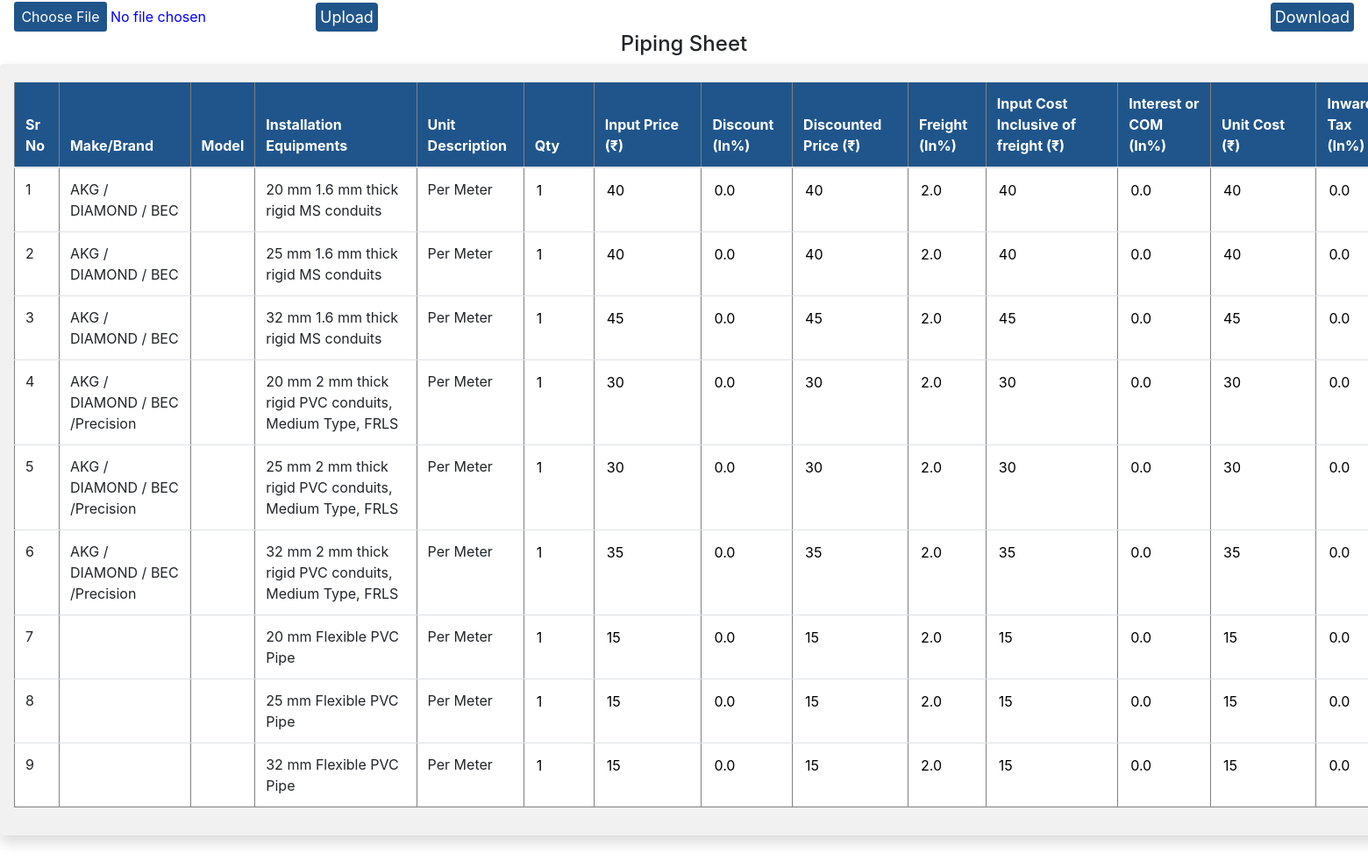
Page /admins/hardwarepiping/ on the earlier database version.
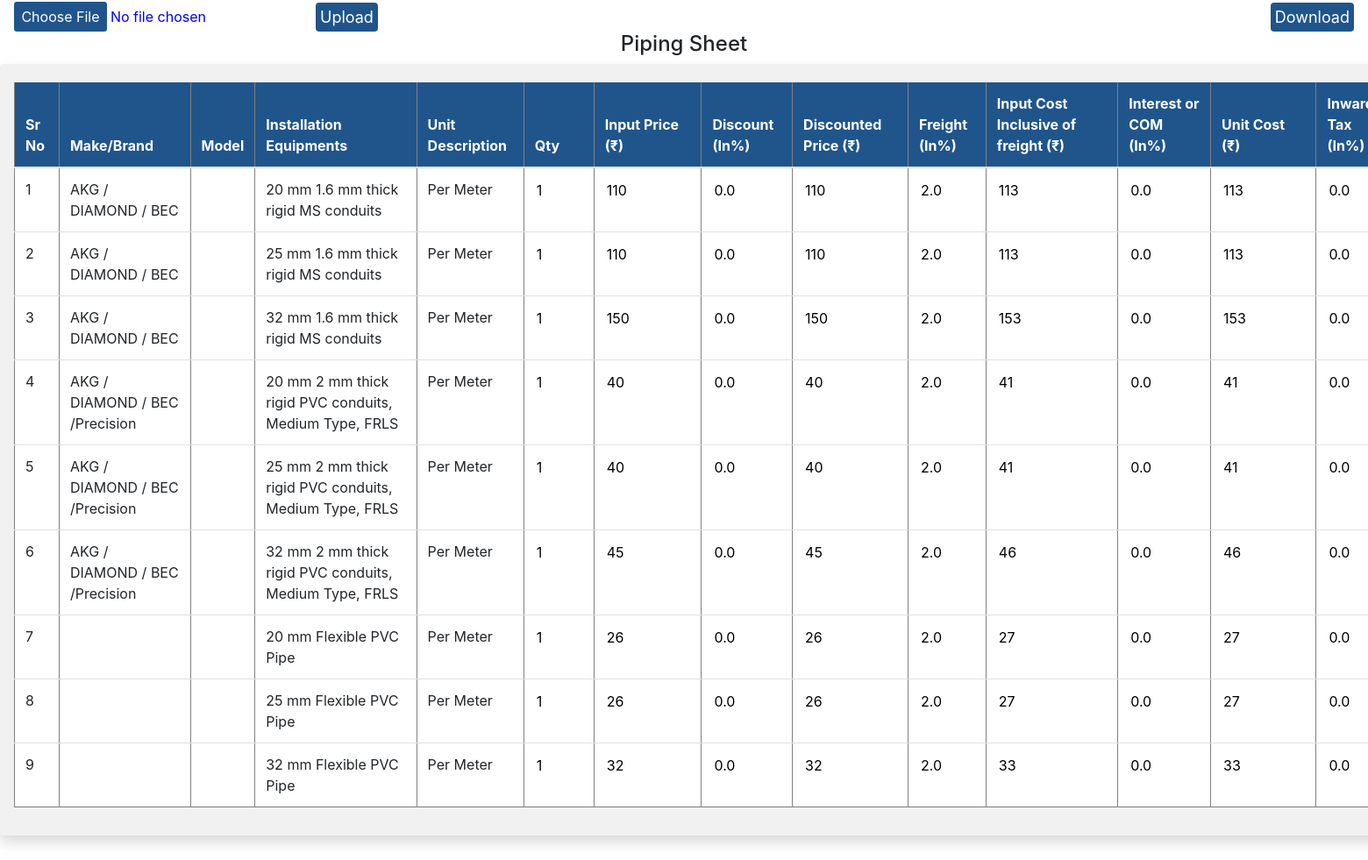
Same page on the later database version.
### Admin1/models.py (models this page shows)
class HardWarePiping(models.Model):
    sr_no=models.AutoField(primary_key=True)
    MakeBrand=models.CharField(max_length=500)
    Model=models.CharField(max_length=500)
    InstallationEquipments=models.CharField(max_length=500)
    UnitDescription=models.CharField(max_length=500)
    Qty=models.IntegerField()
    InputPrice =models.IntegerField()
    Discount=models.IntegerField()
    DiscountedPrice=models.IntegerField()
    Freight=models.IntegerField()
    InputCostInclusiveoffreight=models.IntegerField()
    InterestCOM=models.IntegerField()
    UnitCost=models.IntegerField()
    InwardTax=models.IntegerField()
    UnitCostInclusiveofRisk=models.IntegerField()
    ContigencyPercentage=models.IntegerField()
    UnitCostInclusiveofContigency=models.IntegerField()
    Margin=models.IntegerField()
    Unit_Price=models.IntegerField()
    WarrantyCharges=models.IntegerField()
    UnitPrice=models.IntegerField()
    InsuranceCharges =models.IntegerField()
    ListPricewithoutRoundup =models.IntegerField()
    ListPricewithRoundedup =models.IntegerField()

### Admin1/views.py (the view)
# urls.py: path('hardwarepiping/',views.hardwarepiping,name='hardwarepiping'),
def hardwarepiping(request):
	entries=HardWarePiping.objects.all()
	context=fetchdata()
	context['entries']=entries
	return render(request,'Admin1/hardwarepiping.html',context)

### Admin1/views.py (called while the page is built)
def fetchdata():
	context={}
	InputConfigurations=InputConfiguration.objects.all()
	for i in range(len(InputConfigurations)):
		context[f"InputConfigurations{i+1}"]=InputConfigurations[i]
	return context

### templates/Admin1/hardwarepiping.html (shortened to what the changed rows need)
<!DOCTYPE html>
<html lang="en">
<head>
    <link rel="stylesheet" href="https://cdn.jsdelivr.net/npm/bootstrap@4.1.3/dist/css/bootstrap.min.css"
>
</head>
<body>
    <div style="width:3000px;background-color: rgb(241, 241, 241);" class="shadow p-3 mb-5 rounded">
        <form class="my-1">
            <table class="table" border='1'>
                <thead>
                    <tr style="background-color:#20558B;color:white">
                        <th>Sr No</th>
                        <th>Make/Brand</th>
                        <th>Model</th>
                        <th>Installation Equipments</th>
                        <th>Unit Description</th>
                        <th>Qty</th>
                        <th>Input Price (₹)</th>
                        <th>Discount (In%)</th>
                        <th>Discounted Price (₹)</th>
                        <th>Freight (In%)</th>
                        <th>Input Cost Inclusive of freight (₹)</th>
                        <th>Interest or COM (In%)</th>
                        <th>Unit Cost (₹)</th>
                        <th>Inward Tax (In%)</th>
                    </tr>
                </thead>
                <tbody>
                    {% for entry in entries %}
                    <tr style="background-color:white">
                        <td>{{entry.sr_no}}</td>
                        <td>{{entry.MakeBrand}}</td>
                        <td>{{entry.Model}}</td>
                        <td>{{entry.InstallationEquipments}}</td>
                        <td>{{entry.UnitDescription}}</td>
                        <th><input onchange="abcd(event)" class="{{entry.sr_no}}" id="{{entry.sr_no}}Qty" style="width: 55px;border:none" value="{{entry.Qty}}"
                                    type="number"></th>
                        <th><input onchange="efgh(event)" class="{{entry.sr_no}}" id="{{entry.sr_no}}InputPrice" style="width: 95px;border:none"  value="{{entry.InputPrice}}"
                                    type="number"></th>
                        <th><input  id="{{entry.sr_no}}Discount" style="width: 55px;border:none" readonly="true" value="{{InputConfigurations1.cabpiptray}}"
                                    type="number"></th>
                        <th><input  id="{{entry.sr_no}}DiscountedPrice" style="width: 95px;border:none" readonly="true" value="{{entry.DiscountedPrice}}"
                                    type="number"></th>
                        <th><input  id="{{entry.sr_no}}Freight" style="width: 55px;border:none" readonly="true" value="{{InputConfigurations2.cabpiptray}}"
                                    type="number"></th>
                        <th><input  id="{{entry.sr_no}}InputCostInclusiveoffreight" style="width: 95px;border:none" readonly="true" value="{{entry.InputCostInclusiveoffreight}}"
                                    type="number"></th>
                        <th><input  id="{{entry.sr_no}}InterestCOM" style="width: 55px;border:none" readonly="true" value="{{InputConfigurations3.cabpiptray}}"
                                    type="number"></th>
                        <th><input  id="{{entry.sr_no}}UnitCost" style="width: 95px;border:none" readonly="true" value="{{entry.UnitCost}}"
                                    type="number"></th>
                        <th><input  id="{{entry.sr_no}}InwardTax" style="width: 55px;border:none" readonly="true" value="{{InputConfigurations4.cabpiptray}}"
                                    type="number"></th>
                    </tr>
                    {% endfor %}
                </tbody>
            </table>
        </form>
    </div>
</body>
</html>

Differences in the rows shown:
changed HardWarePiping "20 mm 1.6 mm thick rigid MS conduits": InputPrice "40" → "110"; DiscountedPrice "40" → "110"; InputCostInclusiveoffreight "40" → "113"; UnitCost "40" → "113"
changed HardWarePiping "25 mm 1.6 mm thick rigid MS conduits": InputPrice "40" → "110"; DiscountedPrice "40" → "110"; InputCostInclusiveoffreight "40" → "113"; UnitCost "40" → "113"
changed HardWarePiping "32 mm 1.6 mm thick rigid MS conduits": InputPrice "45" → "150"; DiscountedPrice "45" → "150"; InputCostInclusiveoffreight "45" → "153"; UnitCost "45" → "153"
changed HardWarePiping "20 mm 2 mm thick rigid PVC conduits, Medium Type, FRLS": InputPrice "30" → "40"; DiscountedPrice "30" → "40"; InputCostInclusiveoffreight "30" → "41"; UnitCost "30" → "41"
changed HardWarePiping "25 mm 2 mm thick rigid PVC conduits, Medium Type, FRLS": InputPrice "30" → "40"; DiscountedPrice "30" → "40"; InputCostInclusiveoffreight "30" → "41"; UnitCost "30" → "41"
changed HardWarePiping "32 mm 2 mm thick rigid PVC conduits, Medium Type, FRLS": InputPrice "35" → "45"; DiscountedPrice "35" → "45"; InputCostInclusiveoffreight "35" → "46"; UnitCost "35" → "46"
changed HardWarePiping "20 mm Flexible PVC Pipe": InputPrice "15" → "26"; DiscountedPrice "15" → "26"; InputCostInclusiveoffreight "15" → "27"; UnitCost "15" → "27"
changed HardWarePiping "25 mm Flexible PVC Pipe": InputPrice "15" → "26"; DiscountedPrice "15" → "26"; InputCostInclusiveoffreight "15" → "27"; UnitCost "15" → "27"
changed HardWarePiping "32 mm Flexible PVC Pipe": InputPrice "15" → "32"; DiscountedPrice "15" → "32"; InputCostInclusiveoffreight "15" → "33"; UnitCost "15" → "33"
